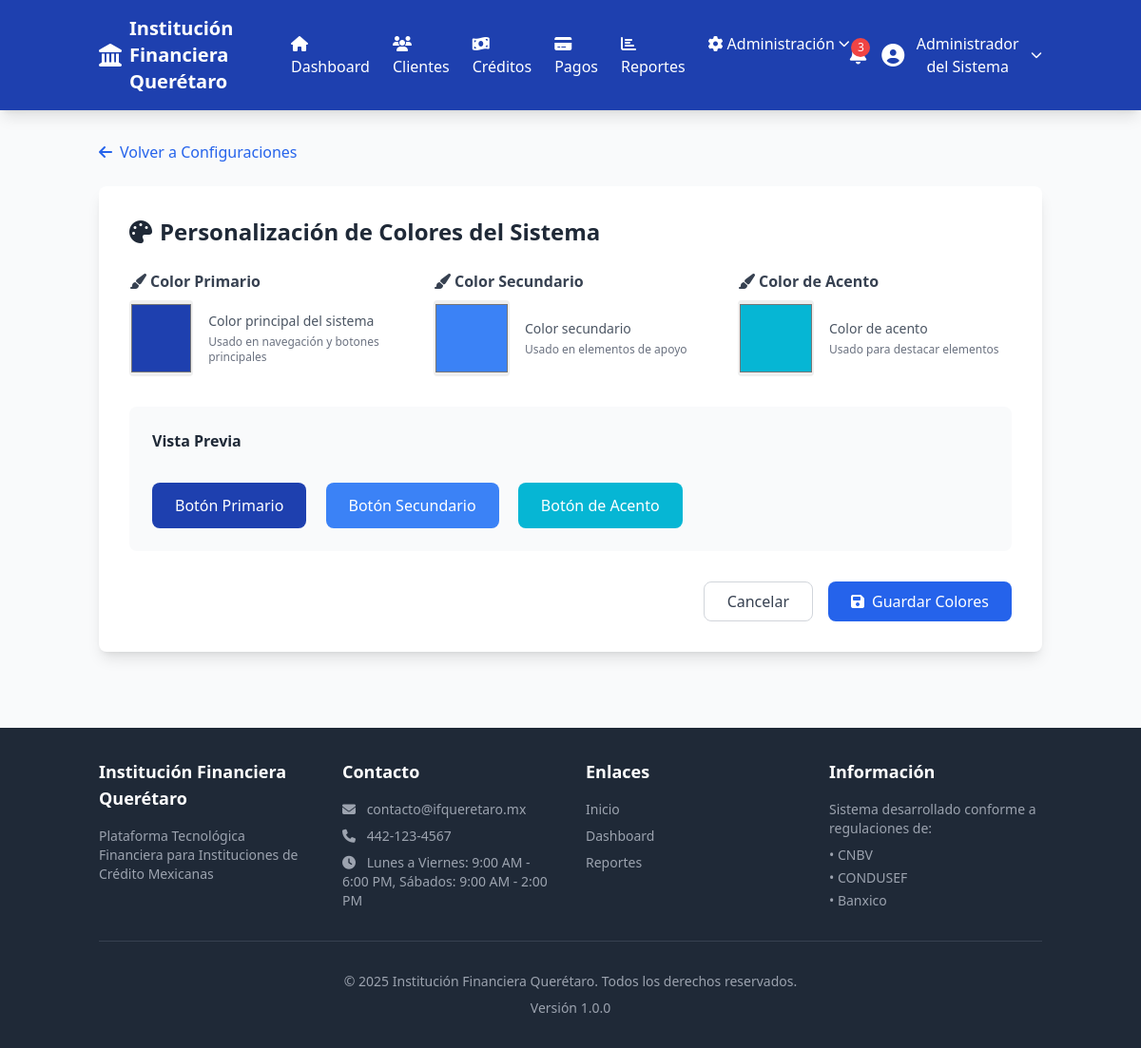
Screenshot of /configuracion/colores (signed in) with the database file from the repository.
### tables this page shows
CREATE TABLE IF NOT EXISTS configuracion (
    id INT AUTO_INCREMENT PRIMARY KEY,
    nombre_sitio VARCHAR(255) DEFAULT 'Plataforma Financiera Mexicana',
    logo_url VARCHAR(500) DEFAULT NULL,
    email_sistema VARCHAR(255) DEFAULT 'info@plataformafinanciera.mx',
    telefono_contacto VARCHAR(50) DEFAULT NULL,
    telefono_secundario VARCHAR(50) DEFAULT NULL,
    horario_atencion TEXT DEFAULT NULL,
    color_primario VARCHAR(7) DEFAULT '#1e40af',
    color_secundario VARCHAR(7) DEFAULT '#3b82f6',
    color_acento VARCHAR(7) DEFAULT '#06b6d4',
    paypal_email VARCHAR(255) DEFAULT NULL,
    paypal_client_id VARCHAR(500) DEFAULT NULL,
    paypal_secret VARCHAR(500) DEFAULT NULL,
    api_qr_key VARCHAR(500) DEFAULT NULL,
    api_qr_url VARCHAR(500) DEFAULT NULL,
    moneda_default VARCHAR(3) DEFAULT 'MXN',
    idioma_default VARCHAR(5) DEFAULT 'es_MX',
    tasa_interes_default DECIMAL(5,2) DEFAULT 15.00,
    created_at TIMESTAMP DEFAULT CURRENT_TIMESTAMP,
    updated_at TIMESTAMP DEFAULT CURRENT_TIMESTAMP ON UPDATE CURRENT_TIMESTAMP
);

### controllers/ConfiguracionController.php (called while the page is built, shortened)
<?php
require_once CONTROLLERS_PATH . 'BaseController.php';
class ConfiguracionController extends BaseController {
    public function colores() {
        $user = $this->getCurrentUser();
        $message = '';
        $messageType = '';
        $stmt = $this->db->query("SELECT * FROM configuracion WHERE id = 1");
        $config = $stmt->fetch();
        $data = [
            'title' => 'Configuración de Colores',
            'user' => $user,
            'config' => $config,
            'message' => $message,
            'messageType' => $messageType,
            'csrf_token' => $this->generateCSRF()
        ];
        $this->view('configuracion/colores', $data);
    }
}

### index.php (called while the page is built, shortened)
<?php
require_once BASE_PATH . '/config/database.php';
$request = isset($_GET['url']) ? $_GET['url'] : 'home/index';
$request = rtrim($request, '/');
$request = explode('/', $request);
$action = !empty($request[1]) ? $request[1] : 'index';
$params = array_slice($request, 2);
$controller = new $controllerName();
call_user_func_array([$controller, $action], $params);

### config/database.php (called while the page is built, shortened)
<?php
class Database {
    private static $instance = null;
    private $connection;
    private function __construct() {
        try {
            $dsn = "mysql:host=" . DB_HOST . ";dbname=" . DB_NAME . ";charset=" . DB_CHARSET;
            $this->connection = new PDO($dsn, DB_USER, DB_PASS);
            $this->connection->setAttribute(PDO::ATTR_ERRMODE, PDO::ERRMODE_EXCEPTION);
            $this->connection->setAttribute(PDO::ATTR_DEFAULT_FETCH_MODE, PDO::FETCH_ASSOC);
        } catch (PDOException $e) {
            die("Error de conexión a la base de datos: " . $e->getMessage());
        }
    }
    public static function getInstance() {
        if (self::$instance === null) {
            self::$instance = new self();
        }
        return self::$instance;
    }
    public function query($sql, $params = []) {
        try {
            $stmt = $this->connection->prepare($sql);
            $stmt->execute($params);
            return $stmt;
        } catch (PDOException $e) {
            error_log("Error en consulta: " . $e->getMessage());
            return false;
        }
    }
}

### views/configuracion/colores.php (the view, shortened to what this page needs)
<?php
$stmt = Database::getInstance()->query("SELECT * FROM configuracion WHERE id = 1");
require_once VIEWS_PATH . 'layouts/header.php';
?>
<div class="container mx-auto px-4">
    <div class="mb-6">
        <a href="<?php echo BASE_URL; ?>/configuracion" class="text-blue-600 hover:text-blue-800">
            <i class="fas fa-arrow-left mr-2"></i>Volver a Configuraciones
        </a>
    </div>
    <div class="bg-white rounded-lg shadow-lg p-8">
        <h2 class="text-2xl font-bold text-gray-800 mb-6">
            <i class="fas fa-palette mr-2"></i>Personalización de Colores del Sistema
        </h2>
        <form method="POST" action="<?php echo BASE_URL; ?>/configuracion/colores">
            <div class="grid grid-cols-1 md:grid-cols-3 gap-8">
                <div>
                    <label class="block text-gray-700 font-semibold mb-2">
                        <i class="fas fa-paint-brush mr-1"></i>Color Primario
                    </label>
                    <div class="flex items-center space-x-4">
                        <input
                            type="color"
                            name="color_primario"
                            value="<?php echo $config['color_primario'] ?? '#1e40af'; ?>"
                            class="w-20 h-20 rounded cursor-pointer"
                        >
                        <div>
                            <p class="text-sm text-gray-600">Color principal del sistema</p>
                            <p class="text-xs text-gray-500 mt-1">Usado en navegación y botones principales</p>
                        </div>
                    </div>
                </div>
                <div>
                    <label class="block text-gray-700 font-semibold mb-2">
                        <i class="fas fa-paint-brush mr-1"></i>Color Secundario
                    </label>
                    <div class="flex items-center space-x-4">
                        <input
                            type="color"
                            name="color_secundario"
                            value="<?php echo $config['color_secundario'] ?? '#3b82f6'; ?>"
                            class="w-20 h-20 rounded cursor-pointer"
                        >
                        <div>
                            <p class="text-sm text-gray-600">Color secundario</p>
                            <p class="text-xs text-gray-500 mt-1">Usado en elementos de apoyo</p>
                        </div>
                    </div>
                </div>
                <div>
                    <label class="block text-gray-700 font-semibold mb-2">
                        <i class="fas fa-paint-brush mr-1"></i>Color de Acento
                    </label>
                    <div class="flex items-center space-x-4">
                        <input
                            type="color"
                            name="color_acento"
                            value="<?php echo $config['color_acento'] ?? '#06b6d4'; ?>"
                            class="w-20 h-20 rounded cursor-pointer"
                        >
                        <div>
                            <p class="text-sm text-gray-600">Color de acento</p>
                            <p class="text-xs text-gray-500 mt-1">Usado para destacar elementos</p>
                        </div>
                    </div>
                </div>
            </div>
            <div class="mt-8 p-6 bg-gray-50 rounded-lg">
                <h3 class="font-semibold text-gray-800 mb-4">Vista Previa</h3>
                <div class="space-y-4">
                    <button type="button" class="px-6 py-3 text-white rounded-lg" style="background-color: <?php echo $config['color_primario'] ?? '#1e40af'; ?>">
                        Botón Primario
                    </button>
                    <button type="button" class="ml-4 px-6 py-3 text-white rounded-lg" style="background-color: <?php echo $config['color_secundario'] ?? '#3b82f6'; ?>">
                        Botón Secundario
                    </button>
                    <button type="button" class="ml-4 px-6 py-3 text-white rounded-lg" style="background-color: <?php echo $config['color_acento'] ?? '#06b6d4'; ?>">
                        Botón de Acento
                    </button>
                </div>
            </div>
            <div class="mt-8 flex justify-end space-x-4">
                <a href="<?php echo BASE_URL; ?>/configuracion" class="px-6 py-2 border border-gray-300 text-gray-700 rounded-lg hover:bg-gray-100 transition">
                    Cancelar
                </a>
                <button type="submit" class="px-6 py-2 bg-blue-600 text-white rounded-lg hover:bg-blue-700 transition">
                    <i class="fas fa-save mr-2"></i>Guardar Colores
                </button>
            </div>
        </form>
    </div>
</div>
<?php require_once VIEWS_PATH . 'layouts/footer.php'; ?>

### views/layouts/header.php (shortened to what this page needs)
<!DOCTYPE html>
<html lang="es">
<head>
    <script src="https://cdn.tailwindcss.com"></script>
    <link rel="stylesheet" href="https://cdnjs.cloudflare.com/ajax/libs/font-awesome/6.4.0/css/all.min.css">
    <link href='https://cdn.jsdelivr.net/npm/fullcalendar@5.11.3/main.min.css' rel='stylesheet' />
</head>
<body class="bg-gray-50">
    <?php if (isset($_SESSION['user_id'])): ?>
        <nav class="bg-primary text-white shadow-lg">
            <div class="container mx-auto px-4">
                <div class="flex justify-between items-center py-4">
                    <div class="flex items-center space-x-8">
                        <a href="<?php echo BASE_URL; ?>/dashboard" class="flex items-center space-x-2">
                            <?php if (!empty($config['logo_url'])): ?>
                                <img src="<?php echo BASE_URL . $config['logo_url']; ?>" alt="Logo" class="h-10">
                            <?php else: ?>
                                <i class="fas fa-landmark text-2xl"></i>
                            <?php endif; ?>
                            <span class="font-bold text-xl"><?php echo $config['nombre_sitio'] ?? SITE_NAME; ?></span>
                        </a>
                        <div class="hidden md:flex space-x-6">
                            <a href="<?php echo BASE_URL; ?>/dashboard" class="hover:text-blue-200 transition">
                                <i class="fas fa-home mr-1"></i> Dashboard
                            </a>
                            <a href="<?php echo BASE_URL; ?>/clientes" class="hover:text-blue-200 transition">
                                <i class="fas fa-users mr-1"></i> Clientes
                            </a>
                            <a href="<?php echo BASE_URL; ?>/creditos" class="hover:text-blue-200 transition">
                                <i class="fas fa-money-bill-wave mr-1"></i> Créditos
                            </a>
                            <a href="<?php echo BASE_URL; ?>/pagos" class="hover:text-blue-200 transition">
                                <i class="fas fa-credit-card mr-1"></i> Pagos
                            </a>
                            <a href="<?php echo BASE_URL; ?>/reportes" class="hover:text-blue-200 transition">
                                <i class="fas fa-chart-bar mr-1"></i> Reportes
                            </a>
                            <?php if (in_array($_SESSION['user_role'], ['admin', 'gerente'])): ?>
                            <div class="relative group">
                                <button class="hover:text-blue-200 transition flex items-center">
                                    <i class="fas fa-cog mr-1"></i> Administración
                                    <i class="fas fa-chevron-down ml-1 text-xs"></i>
                                </button>
                            </div>
                            <?php endif; ?>
                        </div>
                    </div>
                    <div class="flex items-center space-x-4">
                        <button class="relative hover:text-blue-200 transition">
                            <span class="absolute -top-1 -right-1 bg-red-500 text-white text-xs rounded-full h-5 w-5 flex items-center justify-center">3</span>
                        </button>
                        <div class="relative group">
                            <button class="flex items-center space-x-2 hover:text-blue-200 transition">
                                <i class="fas fa-user-circle text-2xl"></i>
                                <span class="hidden md:inline"><?php echo $_SESSION['nombre_completo'] ?? $_SESSION['username']; ?></span>
                                <i class="fas fa-chevron-down text-xs"></i>
                            </button>
                        </div>
                    </div>
                </div>
            </div>
        </nav>
    <?php endif; ?>
    <main class="<?php echo isset($_SESSION['user_id']) ? 'py-8' : ''; ?>">

### views/layouts/footer.php (shortened to what this page needs)
    </main>
    <footer class="bg-gray-800 text-white mt-12">
        <div class="container mx-auto px-4 py-8">
            <div class="grid grid-cols-1 md:grid-cols-4 gap-8">
                <div>
                    <h3 class="font-bold text-lg mb-4">
                        <?php echo $config['nombre_sitio'] ?? SITE_NAME; ?>
                    </h3>
                    <p class="text-gray-400 text-sm">
                        Plataforma Tecnológica Financiera para Instituciones de Crédito Mexicanas
                    </p>
                </div>
                <div>
                    <h3 class="font-bold text-lg mb-4">Contacto</h3>
                    <p class="text-gray-400 text-sm">
                        <i class="fas fa-envelope mr-2"></i>
                        <?php echo $config['email_sistema'] ?? SITE_EMAIL; ?>
                    </p>
                    <?php if (!empty($config['telefono_contacto'])): ?>
                    <p class="text-gray-400 text-sm mt-2">
                        <i class="fas fa-phone mr-2"></i>
                        <?php echo $config['telefono_contacto']; ?>
                    </p>
                    <?php endif; ?>
                    <?php if (!empty($config['horario_atencion'])): ?>
                    <p class="text-gray-400 text-sm mt-2">
                        <i class="fas fa-clock mr-2"></i>
                        <?php echo nl2br($config['horario_atencion']); ?>
                    </p>
                    <?php endif; ?>
                </div>
                <div>
                    <h3 class="font-bold text-lg mb-4">Enlaces</h3>
                    <ul class="text-gray-400 text-sm space-y-2">
                        <li><a href="<?php echo BASE_URL; ?>" class="hover:text-white transition">Inicio</a></li>
                        <li><a href="<?php echo BASE_URL; ?>/dashboard" class="hover:text-white transition">Dashboard</a></li>
                        <li><a href="<?php echo BASE_URL; ?>/reportes" class="hover:text-white transition">Reportes</a></li>
                    </ul>
                </div>
                <div>
                    <h3 class="font-bold text-lg mb-4">Información</h3>
                    <p class="text-gray-400 text-sm">
                        Sistema desarrollado conforme a regulaciones de:
                    </p>
                    <ul class="text-gray-400 text-sm mt-2 space-y-1">
                        <li>• CNBV</li>
                        <li>• CONDUSEF</li>
                        <li>• Banxico</li>
                    </ul>
                </div>
            </div>
            <div class="border-t border-gray-700 mt-8 pt-8 text-center text-gray-400 text-sm">
                <p>&copy; <?php echo date('Y'); ?> <?php echo $config['nombre_sitio'] ?? SITE_NAME; ?>. Todos los derechos reservados.</p>
                <p class="mt-2">Versión <?php echo SITE_VERSION; ?></p>
            </div>
        </div>
    </footer>
</body>
</html>

### rows the page displays
configuracion: nombre_sitio "Institución Financiera Querétaro", color_primario "#1e40af", color_secundario "#3b82f6", color_acento "#06b6d4", email_sistema "contacto@ifqueretaro.mx", telefono_contacto "442-123-4567", horario_atencion "Lunes a Viernes: 9:00 AM - 6:00 PM, Sábados: 9:00 AM - 2:00 PM"

### other values shown
$_SESSION['nombre_completo'] "Administrador del Sistema"
SITE_VERSION "1.0.0"
